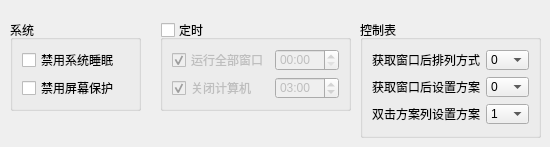
            <widget class="QWidget" name="tab">
             <attribute name="title">
              <string>其它配置</string>
             </attribute>
             <widget class="QGroupBox" name="chk_on_time">
              <property name="geometry">
               <rect>
                <x>160</x>
                <y>20</y>
                <width>191</width>
                <height>91</height>
               </rect>
              </property>
              <property name="title">
               <string>定时</string>
              </property>
              <property name="checkable">
               <bool>true</bool>
              </property>
              <property name="checked">
               <bool>false</bool>
              </property>
              <layout class="QGridLayout" name="gridLayout_18">
               <item row="0" column="0">
                <widget class="QCheckBox" name="chk_on_time_run_all">
                 <property name="text">
                  <string>运行全部窗口</string>
                 </property>
                 <property name="checked">
                  <bool>true</bool>
                 </property>
                </widget>
               </item>
               <item row="0" column="1">
                <widget class="QTimeEdit" name="tmedt_on_time_run_all">
                 <property name="minimumSize">
                  <size>
                   <width>0</width>
                   <height>22</height>
                  </size>
                 </property>
                 <property name="maximumSize">
                  <size>
                   <width>16777215</width>
                   <height>22</height>
                  </size>
                 </property>
                 <property name="displayFormat">
                  <string>HH:mm</string>
                 </property>
                </widget>
               </item>
               <item row="1" column="0">
                <widget class="QCheckBox" name="chk_on_time_shut_down">
                 <property name="text">
                  <string>关闭计算机</string>
                 </property>
                 <property name="checked">
                  <bool>true</bool>
                 </property>
                </widget>
               </item>
               <item row="1" column="1">
                <widget class="QTimeEdit" name="tmedt_on_time_shut_down">
                 <property name="minimumSize">
                  <size>
                   <width>0</width>
                   <height>22</height>
                  </size>
                 </property>
                 <property name="maximumSize">
                  <size>
                   <width>16777215</width>
                   <height>22</height>
                  </size>
                 </property>
                 <property name="displayFormat">
                  <string>HH:mm</string>
                 </property>
                 <property name="time">
                  <time>
                   <hour>3</hour>
                   <minute>0</minute>
                   <second>0</second>
                  </time>
                 </property>
                </widget>
               </item>
              </layout>
             </widget>
             <widget class="QGroupBox" name="groupBox_15">
              <property name="geometry">
               <rect>
                <x>10</x>
                <y>20</y>
                <width>131</width>
                <height>91</height>
               </rect>
              </property>
              <property name="title">
               <string>系统</string>
              </property>
              <layout class="QGridLayout" name="gridLayout_12">
               <item row="2" column="0">
                <widget class="QCheckBox" name="chk_ban_screen_protect">
                 <property name="text">
                  <string>禁用屏幕保护</string>
                 </property>
                </widget>
               </item>
               <item row="0" column="0">
                <widget class="QCheckBox" name="chk_ban_sys_sleep">
                 <property name="text">
                  <string>禁用系统睡眠</string>
                 </property>
                </widget>
               </item>
              </layout>
             </widget>
             <widget class="QGroupBox" name="groupBox_18">
              <property name="geometry">
               <rect>
                <x>360</x>
                <y>20</y>
                <width>181</width>
                <height>118</height>
               </rect>
              </property>
              <property name="title">
               <string>控制表</string>
              </property>
              <layout class="QGridLayout" name="gridLayout_17">
               <item row="0" column="0">
                <widget class="QLabel" name="label_22">
                 <property name="text">
                  <string>获取窗口后排列方式</string>
                 </property>
                </widget>
               </item>
               <item row="0" column="1">
                <widget class="QComboBox" name="cmb_arrange_get_wnd">
                 <property name="minimumSize">
                  <size>
                   <width>0</width>
                   <height>20</height>
                  </size>
                 </property>
                 <property name="maximumSize">
                  <size>
                   <width>16777215</width>
                   <height>20</height>
                  </size>
                 </property>
                 <item>
                  <property name="text">
                   <string>0</string>
                  </property>
                 </item>
                 <item>
                  <property name="text">
                   <string>1</string>
                  </property>
                 </item>
                 <item>
                  <property name="text">
                   <string>2</string>
                  </property>
                 </item>
                 <item>
                  <property name="text">
                   <string>3</string>
                  </property>
                 </item>
                </widget>
               </item>
               <item row="1" column="0">
                <widget class="QLabel" name="label_48">
                 <property name="text">
                  <string>获取窗口后设置方案</string>
                 </property>
                </widget>
               </item>
               <item row="1" column="1">
                <widget class="QComboBox" name="cmb_set_plan_get_wnd">
                 <property name="minimumSize">
                  <size>
                   <width>0</width>
                   <height>20</height>
                  </size>
                 </property>
                 <property name="maximumSize">
                  <size>
                   <width>16777215</width>
                   <height>20</height>
                  </size>
                 </property>
                 <item>
                  <property name="text">
                   <string>0</string>
                  </property>
                 </item>
                 <item>
                  <property name="text">
                   <string>1</string>
                  </property>
                 </item>
                 <item>
                  <property name="text">
                   <string>2</string>
                  </property>
                 </item>
                 <item>
                  <property name="text">
                   <string>3</string>
                  </property>
                 </item>
                </widget>
               </item>
               <item row="2" column="0">
                <widget class="QLabel" name="label_55">
                 <property name="text">
                  <string>双击方案列设置方案</string>
                 </property>
                </widget>
               </item>
               <item row="2" column="1">
                <widget class="QComboBox" name="cmb_set_plan_db_col">
                 <property name="minimumSize">
                  <size>
                   <width>0</width>
                   <height>20</height>
                  </size>
                 </property>
                 <property name="maximumSize">
                  <size>
                   <width>16777215</width>
                   <height>20</height>
                  </size>
                 </property>
                 <item>
                  <property name="text">
                   <string>1</string>
                  </property>
                 </item>
                 <item>
                  <property name="text">
                   <string>2</string>
                  </property>
                 </item>
                 <item>
                  <property name="text">
                   <string>3</string>
                  </property>
                 </item>
                </widget>
               </item>
              </layout>
             </widget>
            </widget>
